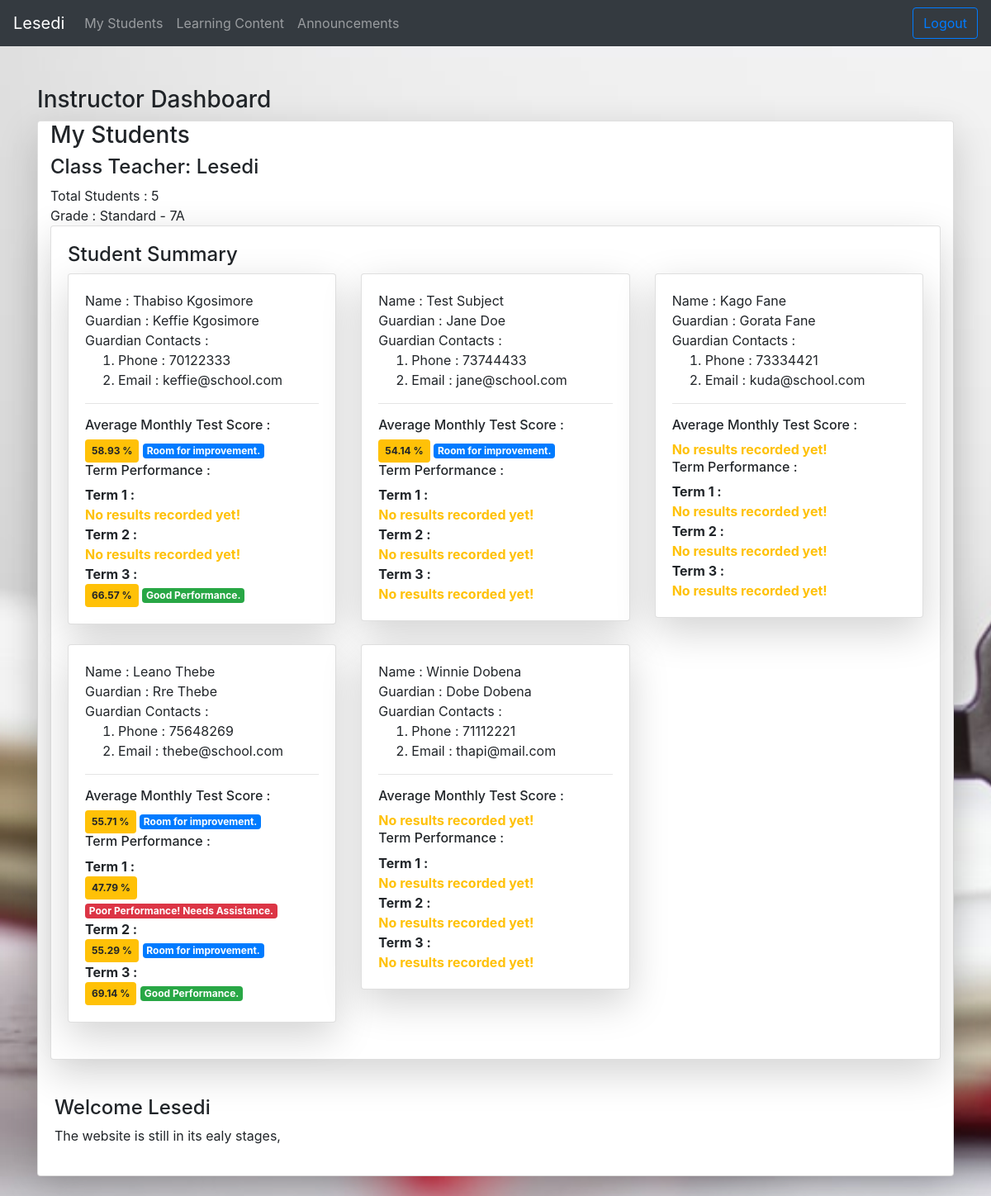
Screenshot of /dashboard_ins.php (signed in) with the database file from the repository.
### tables this page shows
CREATE TABLE `instructor` (
  `id` int(20) NOT NULL,
  `name` varchar(50) DEFAULT NULL,
  `surname` varchar(50) DEFAULT NULL,
  `grade` varchar(50) DEFAULT NULL,
  `class` text NOT NULL,
  `role` varchar(50) DEFAULT NULL,
  `phone` int(20) DEFAULT NULL,
  `email` varchar(50) DEFAULT NULL
);

CREATE TABLE `students` (
  `id` int(20) NOT NULL,
  `name` varchar(20) DEFAULT NULL,
  `surname` varchar(50) DEFAULT NULL,
  `parent` varchar(20) DEFAULT NULL,
  `grade` varchar(50) DEFAULT NULL,
  `class` text NOT NULL,
  `instructor` int(20) DEFAULT NULL
);

CREATE TABLE `parents` (
  `id` int(20) NOT NULL,
  `name` varchar(50) DEFAULT NULL,
  `surname` varchar(50) DEFAULT NULL,
  `phone` int(20) DEFAULT NULL,
  `email` varchar(50) DEFAULT NULL,
  `occupation` varchar(50) DEFAULT NULL
);

### dashboard_ins.php (the view, shortened to what this page needs)
<?php include("auth_session.php");
require_once "db.php"; ?>
<!DOCTYPE html>
<html lang="en" dir="ltr">
<head>
  <link rel="stylesheet" href="bootstrap/css/bootstrap.min.css">
</head>
<body style="background-image: url(pictures/bg_log.jpg);no-repeat center center fixed;
              -webkit-background-size: cover;
              -moz-background-size: cover;
              -o-background-size: cover;
              background-size: cover;">
  <nav class="navbar navbar-expand-lg navbar-dark bg-dark">
    <a class="navbar-brand" href="dashboard_ins.php"><i class="bi bi-house"></i> <?php echo $_SESSION['username']; ?></a>
    <div class="collapse navbar-collapse" id="navbarSupportedContent">
      <ul class="navbar-nav mr-auto">
        <li class="nav-item">
          <a href="pages/ins/stud.php" class = "nav-link">My Students</a>
        </li>
        <li class="nav-item">
          <a href="pages/ins/content.php" class = "nav-link">Learning Content</a>
        </li>
        <li class="nav-item">
          <a href="pages/annINS.php" class = "nav-link">Announcements</a>
        </li>
      </ul>
      <a href="logout.php"><button class="btn btn-outline-primary my-2 my-sm-0" type="submit" >Logout</button></a>
    </div>
  </nav>
  <br>
  <br>
  <div class="container">
    <h3>Instructor Dashboard</h3>
    <div class="card shadow-lg bg-white rounded border-none mb-4">
      <div class="container">
        <h3>My Students</h3>
    <h4>Class Teacher: <?php echo $_SESSION['username']; ?></h4>
    Total Students : <?php
    $totalStudents = $con->prepare('SELECT * FROM students WHERE instructor = ?');
    $totalStudents->bind_param('s',$val);
    $totalStudents->execute();
    $totalStudents->store_result();
    $tt = $totalStudents->num_rows;
    echo $tt;
    ?>
    <br>
      Grade :
      <?php
      $grd = $con->prepare("SELECT * FROM instructor WHERE id = ?");
      $grd->bind_param('i',$ses);
      $grd->execute();
      $res = $grd->get_result();
      if($res){
        while ($row = $res->fetch_assoc()){
          if($row['grade'] > 0){
            echo "Standard - ".$row['grade']."A";
          }else{
            echo "Kindergarten";
          }
        }
      }
      ?>
    <br>
    <div class="card shadow-lg bg-white rounded border-none mb-4">
      <div class="card-body">
        <h4>Student Summary</h4>
        <div class="row">
          <?php
          $Engine = $con->prepare('SELECT * FROM students WHERE instructor=?');
          $Engine->bind_param('s',$crnt);
          $Engine->execute();
          $cRes = $Engine->get_result();
          if($cRes){
            while ($row = $cRes->fetch_assoc()){
              ?>
              <div class="col-lg-4">
                <div class="card shadow-lg bg-white rounded border-none mb-4">
                  <div class=" card-body ">
                    Name                       : <?=$row['name']?> <?=$row['surname']?><br>
                    <?php
                    $p = $con->prepare('SELECT * FROM parents WHERE id=?');
                    $p->bind_param('s',$c);
                    $c = $row['id'];
                    $p->execute();
                    $rs = $p->get_result();
                    if($rs){
                      while ($r = $rs->fetch_assoc()){
                        ?>
                        Guardian  : <?=$r['name']?> <?=$r['surname']?><br>
                        <?php $phn = $r['phone'];$eml = $r['email'];
                      }
                    }
                    $p->close(); ?>
                    Guardian Contacts          :
                    <ol>
                      <li>Phone : <?php echo $phn ?></li>
                      <li>Email : <?php echo $eml ?></li>
                    </ol><hr>
                    <h6><span class="label label-default">Average Monthly Test Score :</span></h6><?php
                    $numMonths = 0;
                    $cummScore = 0;
                    $mts = $con->prepare("SELECT * FROM subjects where stuID = ?");
                    $mts->bind_param('i',$cur);
                    $cur = $row['id'];
                    $mts->execute();
                    $res = $mts->get_result();
                    if($res){
                      while($srow = $res->fetch_assoc()){
                        $numMonths = $numMonths + 1;
                        $allSubs = $srow['English'] + $srow['Setswana'] + $srow['Mathematics'] + $srow['Science'] + $srow['CAPA'] + $srow['Social_Studies'] + $srow['Agriculture'];
                        $cummScore = $cummScore + $allSubs;
                      }
                      if($numMonths == 0){
                        echo "<b class ='text-warning'>No results recorded yet!</b>";
                      }else{
                        echo "<span class='badge badge-warning p-2'>";
                        printf("%.2f",($cummScore/($numMonths*700)) * 100); echo " % ";
                        echo "</span>&nbsp;";
                        $scr = ($cummScore/($numMonths*700)) * 100;
                        if($scr > 80.0){
                          echo "<span class='badge badge-dark '>Excellent Performance.</span></a>";
                        }elseif ($scr > 65 && $scr < 79.9) {
                          echo "<span class='badge badge-success '>Good Performance.</span></a>";
                        }elseif ($scr > 50 && $scr < 64.9){
                          echo "<span class='badge badge-primary '>Room for improvement.</span></a>";
                        }else{
                          echo "<span class='badge badge-danger '>Poor Performance! Needs Assistance.</span></a>";
                        }
                      }
                    }$mts->close();
                    ?><br>
                    <h6>Term Performance :</h6>
                    <?php
                    $num_term1 = 0;
                    $num_term2 = 0;
                    $num_term3 = 0;
                    $cummScore1 = 0;
                    $cummScore2 = 0;
                    $cummScore3 = 0;
                    $mts = $con->prepare('SELECT * FROM subjects where stuID = ?');
                    $mts->bind_param('i',$cur);
                    $cur = $row['id'];
                    $mts->execute();
                    $res = $mts->get_result();
                    if($res){
                      while($srow = $res->fetch_assoc()){
                        if($srow['type'] == "Term 1"){
                          $num_term1 = $num_term1 + 1;
                          $allSubs = $srow['English'] + $srow['Setswana'] + $srow['Mathematics'] + $srow['Science'] + $srow['CAPA'] + $srow['Social_Studies'] + $srow['Agriculture'];
                          $cummScore1 = $cummScore1 + $allSubs;
                        }elseif($srow['type'] == "Term 2"){
                          $num_term2 = $num_term2 + 1;
                          $allSubs = $srow['English'] + $srow['Setswana'] + $srow['Mathematics'] + $srow['Science'] + $srow['CAPA'] + $srow['Social_Studies'] + $srow['Agriculture'];
                          $cummScore2 = $cummScore2 + $allSubs;
                        }elseif($srow['type'] == "Term 3"){
                          $num_term3 = $num_term3 + 1;
                          $allSubs = $srow['English'] + $srow['Setswana'] + $srow['Mathematics'] + $srow['Science'] + $srow['CAPA'] + $srow['Social_Studies'] + $srow['Agriculture'];
                          $cummScore3 = $cummScore3 + $allSubs;
                        }
                      }
                      if($num_term1 == 0){
                        echo "<b>Term 1 :</b><br>";
                        echo "<b class ='text-warning'>No results recorded yet!</b>";
                      }elseif($num_term1 > 0){
                        echo "<b>Term 1 :</b><br>";
                        echo "<span class='badge badge-warning p-2'>";
                        printf("%.2f",($cummScore1/($num_term1*700)) * 100); echo " % ";
                        echo "</span>&nbsp;";
                        $scr = ($cummScore1/($num_term1*700)) * 100;
                        if($scr > 80.0){
                          echo "<span class='badge badge-dark '>Excellent Performance.</span></a>";
                        }elseif ($scr > 65 && $scr < 79.9) {
                          echo "<span class='badge badge-success '>Good Performance.</span></a>";
                        }elseif ($scr > 50 && $scr < 64.9){
                          echo "<span class='badge badge-primary '>Room for improvement.</span></a>";
                        }else{
                          echo "<span class='badge badge-danger '>Poor Performance! Needs Assistance.</span></a>";
                        }
                      }
                      if($num_term2 == 0){
                        echo "<br><b>Term 2 :</b><br>";
                        echo "<b class ='text-warning'>No results recorded yet!</b>";
                      }elseif($num_term2 > 0){
                        echo "<br><b>Term 2 :</b><br>";
                        echo "<span class='badge badge-warning p-2'>";
                        printf("%.2f",($cummScore2/($num_term2*700)) * 100); echo " % ";
                        echo "</span>&nbsp;";
                        $scr = ($cummScore2/($num_term2*700)) * 100;
                        if($scr > 80.0){
                          echo "<span class='badge badge-dark '>Excellent Performance.</span></a>";
                        }elseif ($scr > 65 && $scr < 79.9) {
                          echo "<span class='badge badge-success '>Good Performance.</span></a>";
                        }elseif ($scr > 50 && $scr < 64.9){
                          echo "<span class='badge badge-primary '>Room for improvement.</span></a>";
                        }else{
                          echo "<span class='badge badge-danger '>Poor Performance! Needs Assistance.</span></a>";
                        }
                      }
                      if($num_term3 == 0){
                        echo "<br><b>Term 3 :</b><br>";
                        echo "<b class ='text-warning'>No results recorded yet!</b>";
                      }elseif($num_term3 > 0){
                        echo "<br><b>Term 3 :</b><br>";
                        echo "<span class='badge badge-warning p-2'>";
                        printf("%.2f",($cummScore3/($num_term3*700)) * 100); echo " % ";
                        echo "</span>&nbsp;";
                        $scr = ($cummScore3/($num_term3*700)) * 100;
                        if($scr > 80.0){
                          echo "<span class='badge badge-dark '>Excellent Performance.</span></a>";
                        }elseif ($scr > 65 && $scr < 79.9) {
                          echo "<span class='badge badge-success '>Good Performance.</span></a>";
                        }elseif ($scr > 50 && $scr < 64.9){
                          echo "<span class='badge badge-primary '>Room for improvement.</span></a>";
                        }else{
                          echo "<span class='badge badge-danger '>Poor Performance! Needs Assistance.</span></a>";
                        }
                      }
                    }$mts->close(); ?>
                  </div>
                </div>
              </div>
              <?php
            }
          }else{
          }
          ?>
        </div>
      </div>
    </div>
      </div>
      <div class="card-body">
        <h4>Welcome <?php echo $_SESSION['username']; ?></h4>
        <div class="card-text ">
          <p>The website is still in its ealy stages,</p>
        </div>
      </div>
    </div>
  </div>
  </body>
  </html>

### rows the page displays
instructor: grade "7"
students: name "Thabiso", surname "Kgosimore", parents.phone "70122333", parents.email "keffie@school.com", numMonths "58.93", shows "Room for improvement.", shows "Term 1 :", shows "Term 2 :", num_term3 "66.57", shows "Good Performance."
parents: name "Keffie", surname "Kgosimore"
students: name "Test", surname "Subject", parents.phone "73744433", parents.email "jane@school.com", numMonths "54.14", shows "Room for improvement.", shows "Term 1 :", shows "Term 2 :", shows "Term 3 :"
parents: name "Jane", surname "Doe"
students: name "Kago", surname "Fane", parents.phone "73334421", parents.email "kuda@school.com", shows "No results recorded yet!", shows "Term 1 :", shows "Term 2 :", shows "Term 3 :"
parents: name "Gorata", surname "Fane"
students: name "Leano", surname "Thebe", parents.phone "75648269", parents.email "thebe@school.com", numMonths "55.71", shows "Room for improvement.", num_term1 "47.79", shows "Poor Performance! Needs Assistance.", num_term2 "55.29", num_term3 "69.14", shows "Good Performance."
parents: name "Rre", surname "Thebe"
students: name "Winnie", surname "Dobena", parents.phone "71112221", parents.email "thapi@mail.com", shows "No results recorded yet!", shows "Term 1 :", shows "Term 2 :", shows "Term 3 :"
parents: name "Dobe", surname "Dobena"

### other values shown
$_SESSION['username'] "Lesedi"
$tt "5"
